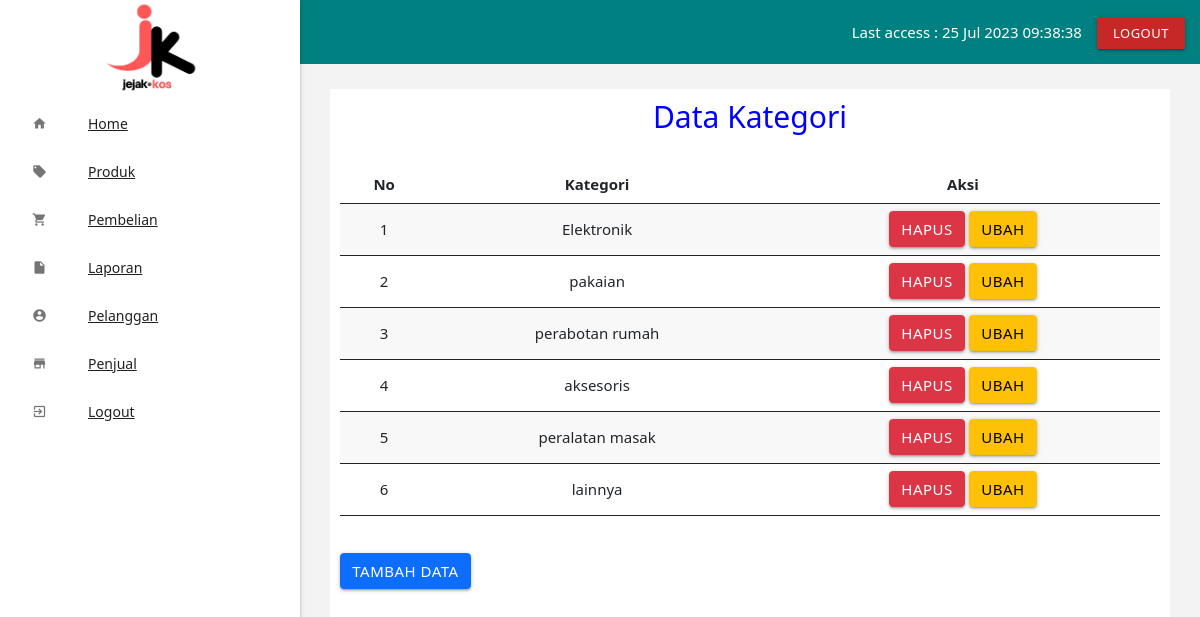
Screenshot of /admin/index.php?halaman=kategori (signed in) with the database file from the repository.
### tables this page shows
CREATE TABLE `kategori` (
  `id_kategori` int(5) NOT NULL,
  `nama_kategori` varchar(100) NOT NULL
);

### admin/kategori.php (the view)
<h2 class="text-center">Data Kategori</h2>
<br>
<?php
$semuadata = array();
$ambil = $koneksi->query("SELECT * FROM kategori");
while ($tiap = $ambil->fetch_assoc()) {
	$semuadata[] = $tiap;
}
 ?>
<table class='table striped centered' align="center">
	 <thead>
		<tr>
			<th>No</th>
			<th>Kategori</th>
			<th>Aksi</th>
		</tr>
	</thead>
	<tbody >
		<?php foreach ($semuadata as $key => $value):?>
		<tr>
			<td><?php echo $key+1 ?></td>
			<td><?php echo $value["nama_kategori"] ?></td>
			<td>
				<a href="index.php?halaman=hapusproduk&id=<?php echo $pecah['id_produk']; ?>" class="btn btn-danger">hapus</a>
				<a href="index.php?halaman=ubahproduk&id=<?php echo $pecah['id_produk']; ?>" class="btn btn-warning">ubah</a>
			</td>
		</tr>
	<?php endforeach ?>
	</tbody>
</table>
<br>
<a href="index.php?halaman=tambahproduk" class="btn btn-primary">Tambah Data</a>

### assets/css/adminstyle.css (style rules this page uses)
body { font-family: 'Open Sans', sans-serif; }
.text-center { text-align:center; }
h2 { color: #00F; }

### rows the page displays
kategori: nama_kategori "Elektronik"
kategori: nama_kategori "pakaian"
kategori: nama_kategori "perabotan rumah"
kategori: nama_kategori "aksesoris"
kategori: nama_kategori "peralatan masak"
kategori: nama_kategori "lainnya"
